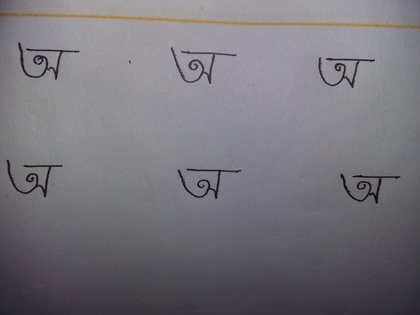
%> input picture 20170507_113327.jpg, 420 x 315 px, shrunk from 3264 x 2448 before the run, given in place of set_2.jpg2070.jpg, which was not available
$ octave word_single.m   (GNU Octave 9; MATLAB toolbox functions it lacks are replaced by stand-ins)
%> lines starting %> are read from the running program, lines starting %| are printed output that depends on the picture; pictures that were not available may be replaced by others from this repository, and a replacement may not be noted
inputImageName = 'E:/8th semester/Thesis/Bangla-Handwritten-Character-Recognition/1.Lines/set_2.jpg2070.jpg';
img = imread(inputImageName);
%> img is the input picture: size 315x420x3 uint8; mean R, G, B 118.2, 116, 122.1
img = imcomplement(img);
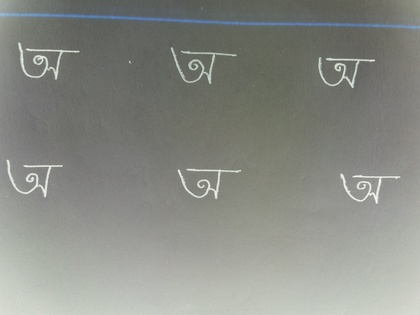
%> img: size 315x420x3 uint8; mean R, G, B 136.8, 139, 132.9
% T = adaptthresh(img, 0.1);
img = imbinarize(img);
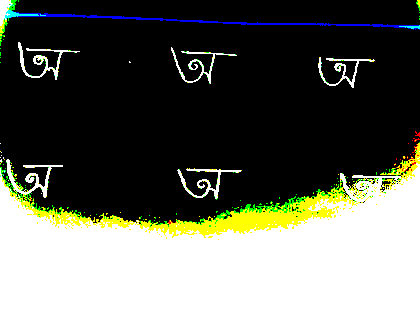
%> img: size 315x420x3 logical; mean R, G, B 0.37, 0.379, 0.342
img = imcomplement(img);
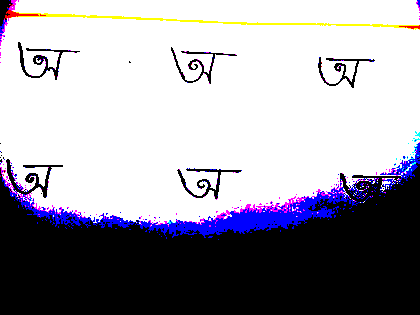
%> img: size 315x420x3 logical; mean R, G, B 0.63, 0.621, 0.658
[row, column] = size(img);
%> row = 315; column = 1260
imshow(img);
axis on;

columnSum = zeros(1,column);
for i = 1:column
    col = 0;
    for j = 1:row
        col = col + img(j,i);
    end
    columnSum(i) = col;
end
%> after the loop, columnSum = 1260 values, max 234 at index 1005, min 107 at index 421, mean 200.5
rowSum = zeros(1,row);

finish = 0;
for i = 1:column-1
    if(i <= finish)
       continue;
    else
        wordTotalColumn = 0;
        if(columnSum(i+1) > columnSum(i) && columnSum(i) == 0)
            init = i+1;
            countZeros = 0;
            for j = init:column     % looking for end of a word
                if(columnSum(j) == 0)
                    countZeros = countZeros +1;
                end
                if(countZeros <= 8)
                    wordTotalColumn = wordTotalColumn + 1; %--wordTotalColumn->total column number in the word
                else
                    finish = j; %--finish->column of finishing line of word in line image
                    break;
                end
            end
            %-- row sum is counting for perticular word area
            for p = 1:row
                r = 0;
                for q = init:finish
                    r = r + img(p,q);
                end
                rowSum(p) = r;
            end
            %-- counting blank space in upperside & lowerside of the image
            countUpperEmpty = 0;
            countLowerEmpty = 0;
            for p = 1:row
               if(rowSum(p) == 0)
                   countUpperEmpty = countUpperEmpty + 1;
               else
                   break;
               end
            end
            for p = row:-1:1
               if(rowSum(p) == 0)
                   countLowerEmpty = countLowerEmpty+1;
               else
                   break;
               end
            end
            %----creating word matrix (frame) for new image
            if(countUpperEmpty > 0 && countLowerEmpty > 0)
                word = zeros(row-(countUpperEmpty+countLowerEmpty),wordTotalColumn);
            elseif(countLowerEmpty > 0)
                    word = zeros(row-countLowerEmpty,wordTotalColumn);
            elseif(countUpperEmpty > 0)
                word = zeros(row-countUpperEmpty,wordTotalColumn);
            else
                word = zeros(row,wordTotalColumn);
            end
            %-- moving word into new image
            m = 1;
            for k = countUpperEmpty+1:row-countLowerEmpty
                n = 1;
                for l = init:finish
                   word(m,n) = img(k,l);
                   n = n+1;
                end
                m = m+1;
            end
            %------ naming and saveing images
            emptyWord = isempty(word);
            if(emptyWord == 0)
                objects = word;
                outputImageName = '%d%d.jpg';
                fileName = sprintf(outputImageName,i,finish);
%                 fullFileName = fullfile('E://8th semester/Thesis/Bangla-Handwritten-Character-Recognition/2.Words',fileName);
%                 imwrite(objects,fullFileName,'jpg');
            end
        end
    end
end
%> after the loop, finish = 0; rowSum = 315 values from 0 to 0
